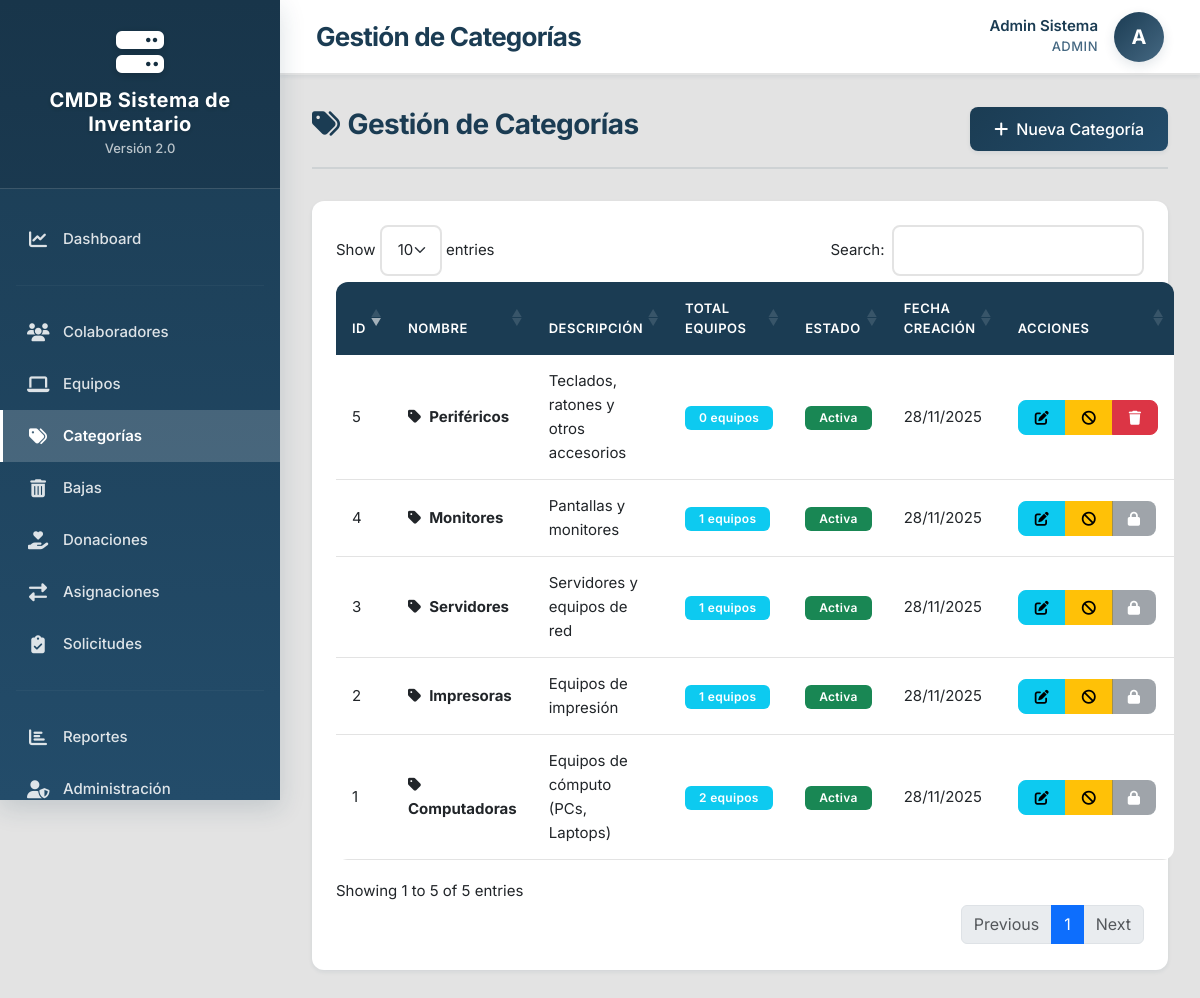
/public/index.php?route=categorias (signed in), run on an earlier commit of the app's database.
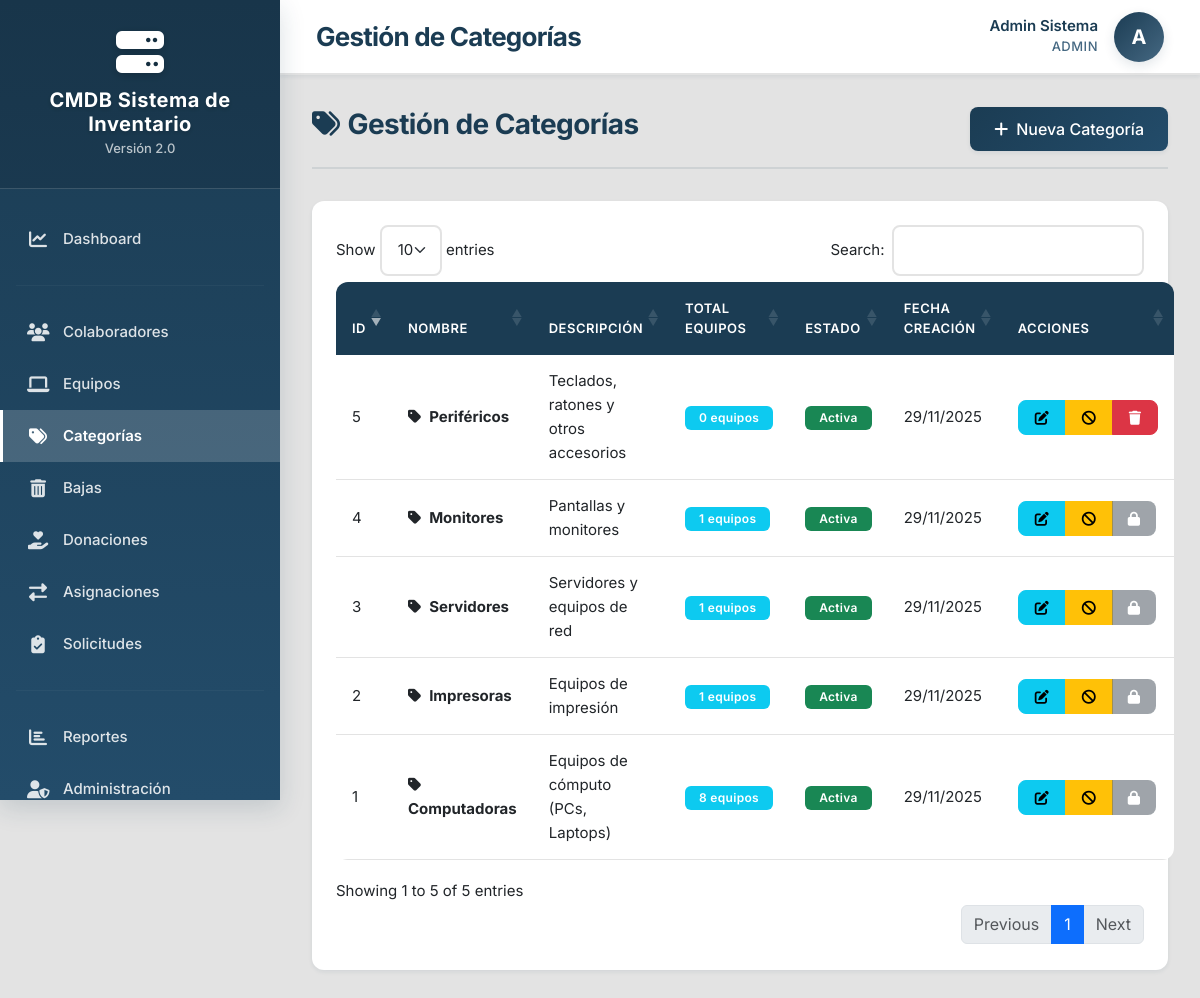
And on a later commit of the database.
### tables this page shows
CREATE TABLE IF NOT EXISTS `categorias` (
  `id` int NOT NULL AUTO_INCREMENT,
  `nombre` varchar(100) NOT NULL,
  `descripcion` text,
  `estado` enum('activa','inactiva') NOT NULL DEFAULT 'activa',
  `created_at` timestamp NULL DEFAULT CURRENT_TIMESTAMP,
  `updated_at` timestamp NULL DEFAULT CURRENT_TIMESTAMP ON UPDATE CURRENT_TIMESTAMP,
  PRIMARY KEY (`id`),
  UNIQUE KEY `nombre` (`nombre`),
  KEY `idx_nombre` (`nombre`),
  KEY `idx_estado` (`estado`)
);

### src/Controllers/CategoriaController.php (called while the page is built, shortened)
<?php
class CategoriaController extends BaseController
{
    private $categoriaModel;
    public function __construct() {
        $this->categoriaModel = new Categoria();
    }
    public function index() {
        $categorias = $this->categoriaModel->getAllWithEquiposCount();
        $this->render('Views/categorias/index.php', [
            'pageTitle' => 'Gestión de Categorías',
            'categorias' => $categorias
        ]);
    }
}

### public/index.php (called while the page is built, shortened)
<?php
require_once '../src/Core/helpers.php';
require_once '../config/database.php';
try {
    $action = $_GET['action'] ?? 'index';
    $controller = new $controllerClass();
    $controller->$action();
} catch (Throwable $e) {
    if ($e->getCode() === 404) {
        http_response_code(404);
        echo "<h1>404 - Página no encontrada</h1>";
        echo "<p>" . htmlspecialchars($e->getMessage()) . "</p>";
    } else {
        handleException($e);
    }
    exit;
}

### src/Core/Database.php (called while the page is built, shortened)
<?php
class Database
{
    private static $instance = null;
    private $connection;
    private function __construct() {
        try {
            $dsn = 'mysql:host=' . DB_HOST . ';dbname=' . DB_NAME . ';charset=' . DB_CHARSET;
            $this->connection = new PDO($dsn, DB_USER, DB_PASS, [
                PDO::ATTR_ERRMODE => PDO::ERRMODE_EXCEPTION,
                PDO::ATTR_DEFAULT_FETCH_MODE => PDO::FETCH_ASSOC,
                PDO::ATTR_EMULATE_PREPARES => false,
            ]);
        } catch (PDOException $e) {
            throw new \Exception("Error de conexión a la base de datos: " . $e->getMessage());
        }
    }
    public static function getInstance() {
        if (self::$instance === null) {
            self::$instance = new self();
        }
        return self::$instance;
    }
    public function getConnection() {
        return $this->connection;
    }
}

### src/Models/Categoria.php (called while the page is built, shortened)
<?php
class Categoria extends Model
{
    protected $table = 'categorias';
    public function getAllWithEquiposCount() {
        $sql = "SELECT c.*, COUNT(e.id) as total_equipos
                FROM {$this->table} c
                LEFT JOIN equipos e ON c.id = e.categoria_id
                GROUP BY c.id
                ORDER BY c.nombre ASC";
        return $this->query($sql)->fetchAll();
    }
}

### src/Models/Model.php (called while the page is built, shortened)
<?php
class Model
{
    protected $db;
    public function __construct() {
        $this->db = Database::getInstance()->getConnection();
    }
    public function query($sql, $params = []) {
        $stmt = $this->db->prepare($sql);
        $stmt->execute($params);
        return $stmt;
    }
}

### src/Core/helpers.php (called while the page is built, shortened)
<?php
function e($string) {
    return htmlspecialchars($string ?? '', ENT_QUOTES, 'UTF-8');
}

### src/Views/categorias/index.php (the view, shortened to what the changed rows need)
<div class="page-header d-flex justify-content-between align-items-center">
    <h2><i class="fas fa-tags me-2"></i>Gestión de Categorías</h2>
</div>
<div class="card">
    <div class="card-body">
        <table class="table table-hover dataTable">
            <thead>
                <tr>
                    <th>ID</th>
                    <th>Nombre</th>
                    <th>Descripción</th>
                    <th>Total Equipos</th>
                    <th>Estado</th>
                    <th>Fecha Creación</th>
                    <th>Acciones</th>
                </tr>
            </thead>
            <tbody>
                <?php foreach ($categorias as $categoria): ?>
                <tr>
                    <td><?= $categoria['id'] ?></td>
                    <td>
                        <strong><i class="fas fa-tag me-2"></i><?= e($categoria['nombre']) ?></strong>
                    </td>
                    <td><?= e($categoria['descripcion'] ?? '-') ?></td>
                    <td>
                        <span class="badge bg-info"><?= $categoria['total_equipos'] ?> equipos</span>
                    </td>
                    <td>
                        <?php if ($categoria['estado'] === 'activa'): ?>
                            <span class="badge bg-success">Activa</span>
                        <?php else: ?>
                            <span class="badge bg-secondary">Inactiva</span>
                        <?php endif; ?>
                    </td>
                    <td><?= date('d/m/Y', strtotime($categoria['created_at'])) ?></td>
                    <td>
                        <div class="btn-group" role="group">
                            <a href="index.php?route=categorias&action=editar&id=<?= $categoria['id'] ?>"
                               class="btn btn-sm btn-info"
                               title="Editar">
                                <i class="fas fa-edit"></i>
                            </a>
                            <?php if ($categoria['estado'] === 'activa'): ?>
                                <button type="button"
                                        class="btn btn-sm btn-warning btn-cambiar-estado"
                                        data-id="<?= $categoria['id'] ?>"
                                        data-estado="inactiva"
                                        title="Desactivar">
                                    <i class="fas fa-ban"></i>
                                </button>
                            <?php endif; ?>
                            <?php if ($categoria['total_equipos'] == 0): ?>
                                <button type="button"
                                        class="btn btn-sm btn-danger btn-eliminar"
                                        data-id="<?= $categoria['id'] ?>"
                                        data-nombre="<?= e($categoria['nombre']) ?>"
                                        title="Eliminar">
                                    <i class="fas fa-trash"></i>
                                </button>
                            <?php else: ?>
                                <button type="button"
                                        class="btn btn-sm btn-secondary"
                                        disabled
                                        title="No se puede eliminar (tiene equipos asociados)">
                                    <i class="fas fa-lock"></i>
                                </button>
                            <?php endif; ?>
                        </div>
                    </td>
                </tr>
                <?php endforeach; ?>
            </tbody>
        </table>
    </div>
</div>

What changed in the data, as far as the page shows it:
changed categorias "Computadoras": total_equipos "2" → "8"; created_at "28/11/2025" → "29/11/2025"
changed categorias "Impresoras": created_at "28/11/2025" → "29/11/2025"
changed categorias "Monitores": created_at "28/11/2025" → "29/11/2025"
changed categorias "Periféricos": created_at "28/11/2025" → "29/11/2025"
changed categorias "Servidores": created_at "28/11/2025" → "29/11/2025"
